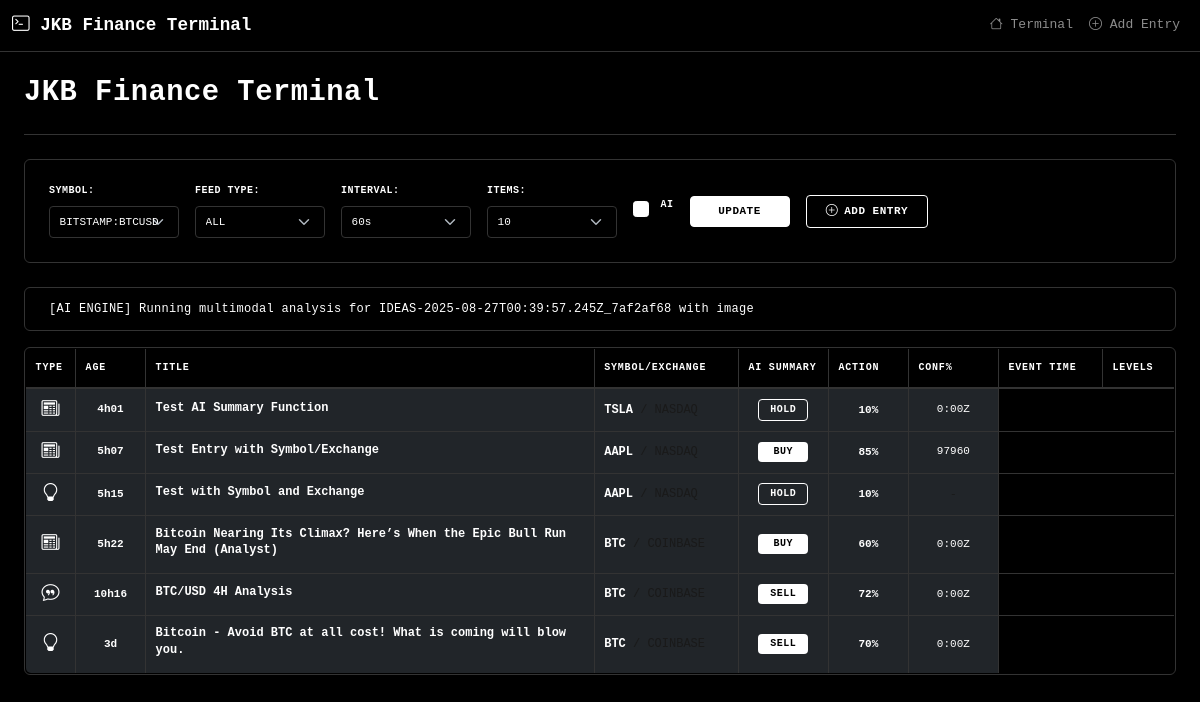
The page / on the database its author committed.
### tables this page shows
CREATE TABLE insights (
            id INTEGER PRIMARY KEY AUTOINCREMENT,
            timeFetched TEXT NOT NULL,
            timePosted TEXT NOT NULL,
            type TEXT NOT NULL,
            title TEXT NOT NULL,
            content TEXT NOT NULL,
            symbol TEXT,
            exchange TEXT,
            imageURL TEXT,
            AITextSummary TEXT,
            AIImageSummary TEXT,
            AISummary TEXT,
            AIAction TEXT,
            AIConfidence REAL,
            AIEventTime TEXT,
            AILevels TEXT,
            FOREIGN KEY (type) REFERENCES feed_names (name)
        );

CREATE TABLE feed_names (
            id INTEGER PRIMARY KEY AUTOINCREMENT,
            name TEXT NOT NULL UNIQUE,
            description TEXT,
            created_at TEXT NOT NULL
        );

### main.py (the view)
@app.get("/", response_class=HTMLResponse)
async def home(request: Request):
    insights = items_management.get_all_insights()
    return templates.TemplateResponse("index.html", {
        "request": request,
        "insights": insights
    })

### templates/index.html (shortened to what this page needs)
{% extends "base.html" %}
{% block content %}
<div class="terminal-header mb-4">
    <div class="d-flex justify-content-between align-items-center">
        <h1 class="terminal-title mb-0">
            JKB Finance Terminal
        </h1>
    </div>
</div>
<div class="control-panel mb-4">
    <div class="row g-3 align-items-center">
        <div class="col-auto">
            <label class="control-label">SYMBOL:</label>
            <select class="form-select form-select-sm control-select">
                <option selected>BITSTAMP:BTCUSD</option>
            </select>
        </div>
        <div class="col-auto">
            <label class="control-label">FEED TYPE:</label>
            <select class="form-select form-select-sm control-select">
                <option selected>ALL</option>
            </select>
        </div>
        <div class="col-auto">
            <label class="control-label">INTERVAL:</label>
            <select class="form-select form-select-sm control-select">
                <option selected>60s</option>
            </select>
        </div>
        <div class="col-auto">
            <label class="control-label">ITEMS:</label>
            <select class="form-select form-select-sm control-select">
                <option selected>10</option>
            </select>
        </div>
        <div class="col-auto">
            <div class="form-check">
                <input class="form-check-input" type="checkbox" id="aiCheck" checked>
                <label class="form-check-label control-label" for="aiCheck">
                    AI
                </label>
            </div>
        </div>
        <div class="col-auto">
            <button class="btn btn-primary btn-sm update-btn">UPDATE</button>
        </div>
        <div class="col-auto">
            <a href="/add" class="btn btn-outline-light btn-sm add-entry-btn">
                <i class="bi bi-plus-circle"></i> ADD ENTRY
            </a>
        </div>
    </div>
</div>
<div class="ai-status mb-3">
    <span class="ai-status-text">[AI ENGINE] Running multimodal analysis for IDEAS-2025-08-27T00:39:57.245Z_7af2af68 with image</span>
</div>
{% if insights %}
    <div class="table-responsive">
        <table class="table table-dark finance-table">
            <thead>
                <tr>
                    <th>TYPE</th>
                    <th>AGE</th>
                    <th>TITLE</th>
                    <th>SYMBOL/EXCHANGE</th>
                    <th>AI SUMMARY</th>
                    <th>ACTION</th>
                    <th>CONF%</th>
                    <th>EVENT TIME</th>
                    <th>LEVELS</th>
                </tr>
            </thead>
            <tbody>
                {% for insight in insights %}
                <tr class="insight-row" data-insight-id="{{ insight.id }}">
                    <td class="type-col">
                        {% if insight.type == 'TD NEWS' %}
                            <i class="bi bi-newspaper type-icon type-document" title="{{ insight.feed_description or insight.type }}"></i>
                        {% elif insight.type == 'TD OPINIONS' %}
                            <i class="bi bi-chat-quote type-icon type-analysis" title="{{ insight.feed_description or insight.type }}"></i>
                        {% elif 'IDEAS' in insight.type %}
                            <i class="bi bi-lightbulb type-icon type-document" title="{{ insight.feed_description or insight.type }}"></i>
                        {% else %}
                            <i class="bi bi-geo-alt type-icon type-location" title="{{ insight.feed_description or insight.type }}"></i>
                        {% endif %}
                    </td>
                    <td class="age-col">
                        <span class="age-text" data-time-posted="{{ insight.timePosted }}">-</span>
                    </td>
                    <td class="title-col">
                        <div class="title-content">
                            <strong>{{ insight.title[:80] }}{% if insight.title|length > 80 %}...{% endif %}</strong>
                        </div>
                    </td>
                    <td class="symbol-exchange-col">
                        {% if insight.symbol or insight.exchange %}
                            <div class="symbol-exchange-content">
                                {% if insight.symbol %}
                                    <strong class="symbol">{{ insight.symbol }}</strong>
                                {% endif %}
                                {% if insight.exchange %}
                                    <span class="exchange text-muted">/ {{ insight.exchange }}</span>
                                {% endif %}
                            </div>
                        {% else %}
                            <span class="text-muted">-</span>
                        {% endif %}
                    </td>
                    <td class="action-col">
                        {% if insight.AIAction %}
                            {% if 'SELL' in insight.AIAction|upper %}
                                <span class="action-badge action-sell">SELL</span>
                            {% elif 'BUY' in insight.AIAction|upper %}
                                <span class="action-badge action-buy">BUY</span>
                            {% elif 'HOLD' in insight.AIAction|upper %}
                                <span class="action-badge action-hold">HOLD</span>
                            {% else %}
                                <span class="action-badge action-neutral">{{ insight.AIAction[:4]|upper }}</span>
                            {% endif %}
                        {% else %}
                            <div class="loading-spinner"></div>
                        {% endif %}
                    </td>
                    <td class="confidence-col">
                        {% if insight.AIConfidence %}
                            <span class="confidence-value">{{ "%.0f"|format(insight.AIConfidence * 100) }}%</span>
                        {% else %}
                            <div class="loading-spinner"></div>
                        {% endif %}
                    </td>
                    <td class="time-col">
                        {% if insight.AIEventTime %}
                            {{ insight.AIEventTime[-5:] if ':' in insight.AIEventTime else insight.AIEventTime[:5] }}
                        {% else %}
                            <span class="text-muted">-</span>
                        {% endif %}
                    </td>
                </tr>
                {% endfor %}
            </tbody>
        </table>
    </div>
{% endif %}
{% endblock %}

### templates/base.html (shortened to what this page needs)
<!DOCTYPE html>
<html lang="en" data-bs-theme="dark">
<head>
    <link href="https://cdn.jsdelivr.net/npm/bootstrap@5.3.0/dist/css/bootstrap.min.css" rel="stylesheet">
    <link href="https://cdn.jsdelivr.net/npm/bootstrap-icons@1.10.0/font/bootstrap-icons.css" rel="stylesheet">
    <link href="/static/style.css" rel="stylesheet">
</head>
<body class="terminal-body">
    <nav class="navbar navbar-expand-lg navbar-dark terminal-nav">
        <div class="container-fluid">
            <a class="navbar-brand terminal-brand" href="/">
                <i class="bi bi-terminal"></i>
                JKB Finance Terminal
            </a>
            <div class="navbar-nav ms-auto">
                <a class="nav-link" href="/">
                    <i class="bi bi-house"></i> Terminal
                </a>
                <a class="nav-link" href="/add">
                    <i class="bi bi-plus-circle"></i> Add Entry
                </a>
            </div>
        </div>
    </nav>
    <main class="container-fluid terminal-main">
        {% block content %}{% endblock %}
    </main>
</body>
</html>

### rows shown on the page
insights: title "Test AI Summary Function", symbol "TSLA", AIAction "HOLD", insight.AIConfidence*100 "10", AIEventTime "0:00Z"
insights: title "Test Entry with Symbol/Exchange", symbol "AAPL", AIAction "BUY", insight.AIConfidence*100 "85", AIEventTime "97960"
insights: title "Test with Symbol and Exchange", symbol "AAPL", AIAction "HOLD", insight.AIConfidence*100 "10"
insights: title "Bitcoin Nearing Its Climax? Here’s When the Epic Bull Run May End (Analyst)", symbol "BTC", AIAction "BUY", insight.AIConfidence*100 "60", AIEventTime "0:00Z"
insights: title "BTC/USD 4H Analysis", symbol "BTC", AIAction "SELL", insight.AIConfidence*100 "72", AIEventTime "0:00Z"
insights: title "Bitcoin - Avoid BTC at all cost! What is coming will blow you.", symbol "BTC", AIAction "SELL", insight.AIConfidence*100 "70", AIEventTime "0:00Z"
